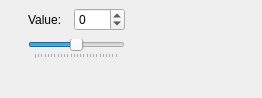
<?xml version="1.0" encoding="UTF-8"?>
<ui version="4.0">
 <class>ImageEffectContrast</class>
 <widget class="SectionContainer" name="ImageEffectContrast">
  <property name="geometry">
   <rect>
    <x>0</x>
    <y>0</y>
    <width>262</width>
    <height>98</height>
   </rect>
  </property>
  <property name="windowTitle">
   <string>Form</string>
  </property>
  <property name="title" stdset="0">
   <string>Contrast</string>
  </property>
  <widget class="QWidget" name="page">
   <layout class="QGridLayout" name="gridLayout">
    <property name="leftMargin">
     <number>8</number>
    </property>
    <property name="topMargin">
     <number>8</number>
    </property>
    <property name="rightMargin">
     <number>8</number>
    </property>
    <property name="bottomMargin">
     <number>8</number>
    </property>
    <property name="horizontalSpacing">
     <number>4</number>
    </property>
    <property name="verticalSpacing">
     <number>8</number>
    </property>
    <item row="0" column="5">
     <widget class="QDoubleSpinBox" name="doubleSpinBox">
      <property name="decimals">
       <number>0</number>
      </property>
      <property name="minimum">
       <double>-127.000000000000000</double>
      </property>
      <property name="maximum">
       <double>127.000000000000000</double>
      </property>
     </widget>
    </item>
    <item row="0" column="2">
     <widget class="QLabel" name="label">
      <property name="text">
       <string>Value:</string>
      </property>
     </widget>
    </item>
    <item row="0" column="3">
     <spacer name="horizontalSpacer_2">
      <property name="orientation">
       <enum>Qt::Horizontal</enum>
      </property>
      <property name="sizeHint" stdset="0">
       <size>
        <width>0</width>
        <height>0</height>
       </size>
      </property>
     </spacer>
    </item>
    <item row="1" column="2" colspan="4">
     <widget class="QSlider" name="horizontalSlider">
      <property name="minimum">
       <number>-127</number>
      </property>
      <property name="maximum">
       <number>127</number>
      </property>
      <property name="orientation">
       <enum>Qt::Horizontal</enum>
      </property>
      <property name="tickPosition">
       <enum>QSlider::TicksBelow</enum>
      </property>
     </widget>
    </item>
    <item row="0" column="1">
     <spacer name="horizontalSpacer">
      <property name="orientation">
       <enum>Qt::Horizontal</enum>
      </property>
      <property name="sizeType">
       <enum>QSizePolicy::Fixed</enum>
      </property>
      <property name="sizeHint" stdset="0">
       <size>
        <width>20</width>
        <height>0</height>
       </size>
      </property>
     </spacer>
    </item>
   </layout>
  </widget>
 </widget>
 <customwidgets>
  <customwidget>
   <class>SectionContainer</class>
   <extends>QWidget</extends>
   <header>section_container/section_container.h</header>
   <addpagemethod>addPage</addpagemethod>
   <container>1</container>
  </customwidget>
 </customwidgets>
 <resources/>
 <connections/>
</ui>
